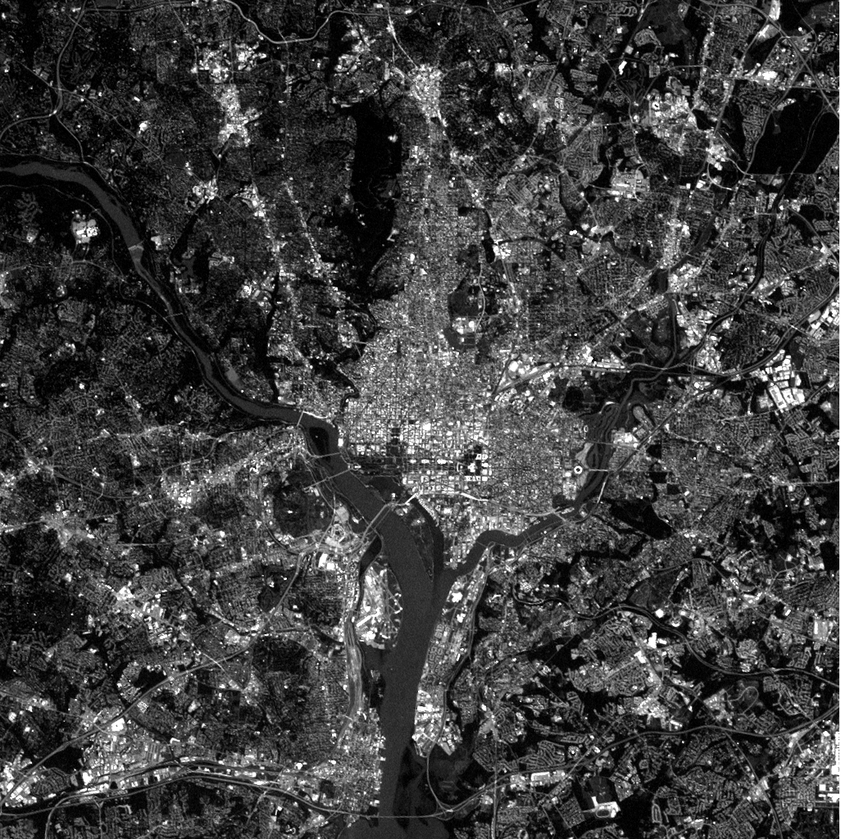
#> input picture Image Database/Washington Database/Fig01_WashingtonDC_Band1.TIF, 841 x 839 px, shrunk from 1026 x 1024 before the run, found by its file name; the run also reads 1 picture not shown here
$ jupyter execute --allow-errors 'Perceptual Hashing (Resumed).ipynb'
#> lines starting #> are read from the running program, lines starting #| are printed output that depends on the picture
[cell 1]
import os
import cv2
import hashlib
import imagehash
import matplotlib as mpl

from PIL import Image
from scipy.spatial import *
from matplotlib import pyplot as plot

[cell 2]
path = 'D:/Google Drive/Github/HashFunctions/Washington Database/'

[cell 3]
img1 = cv2.imread(path + 'Fig01_WashingtonDC_Band1.TIF')
#> img1 is the input picture: shape (839, 841, 3); min 0, max 255, mean 62.4
img2 = cv2.imread(path + 'Fig02_WashingtonDC_Band2.TIF')
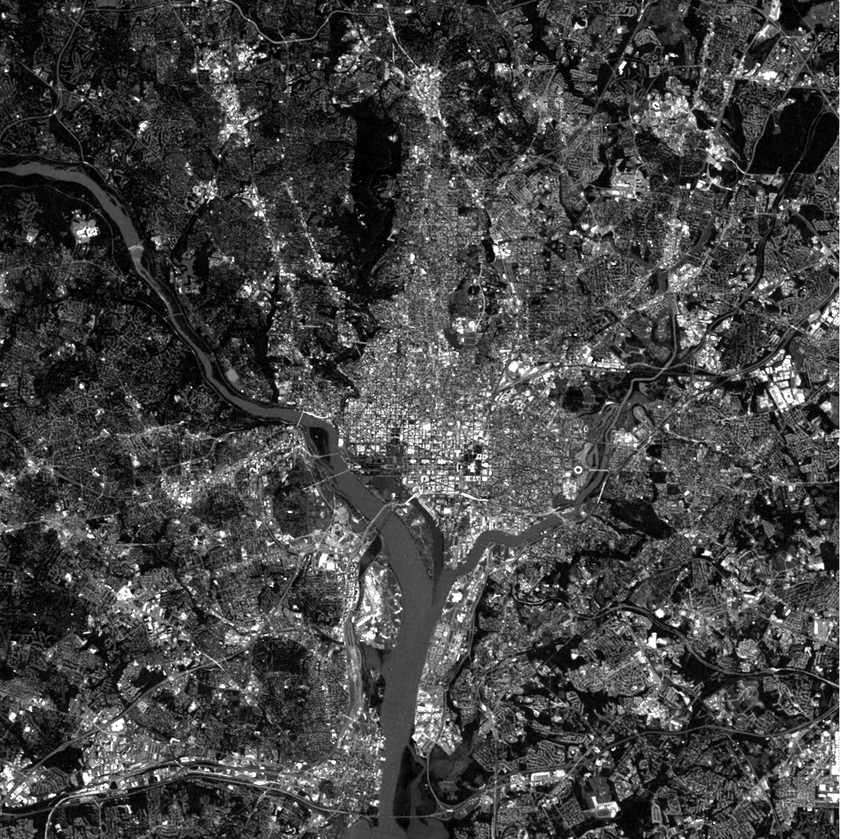
#> input picture Image Database/Washington Database/Fig02_WashingtonDC_Band2.TIF, 841 x 839 px, shrunk from 1026 x 1024 before the run, found by its file name
#> img2 is the input picture: shape (839, 841, 3); min 0, max 255, mean 67.9
img3 = cv2.imread(path + 'Fig03_WashingtonDC_Band3.TIF')
img4 = cv2.imread(path + 'Fig04_WashingtonDC_Band4.TIF')
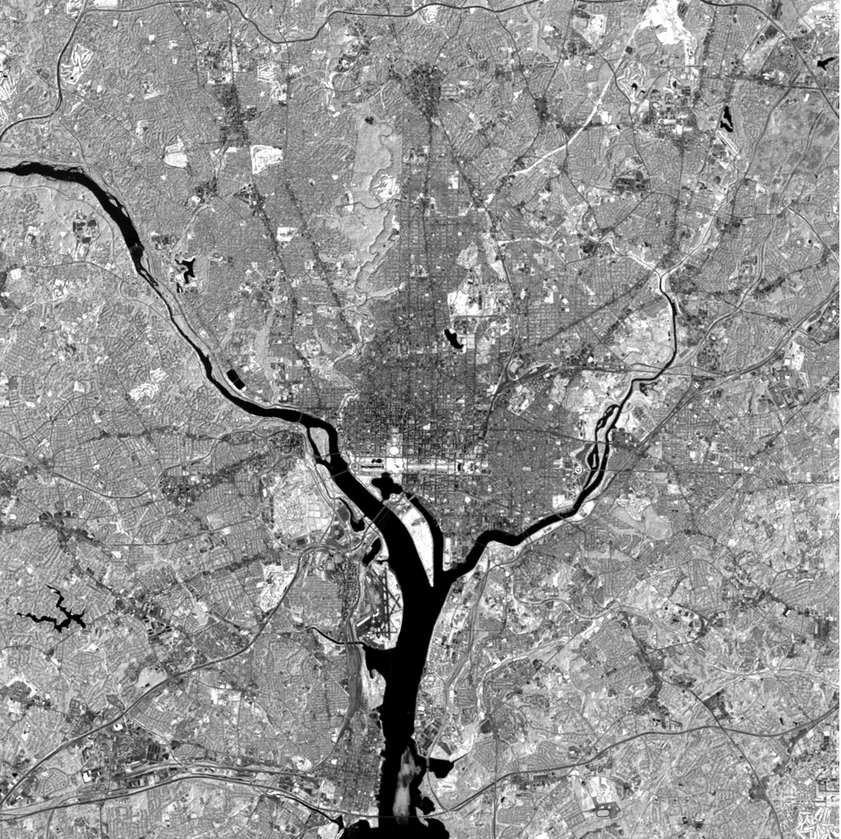
#> input picture Image Database/Washington Database/Fig04_WashingtonDC_Band4.TIF, 841 x 839 px, shrunk from 1026 x 1024 before the run, found by its file name
#> img4 is the input picture: shape (839, 841, 3); min 0, max 255, mean 146.4
img5 = cv2.imread(path + 'Fig05_WashingtonDC_Band5.TIF')
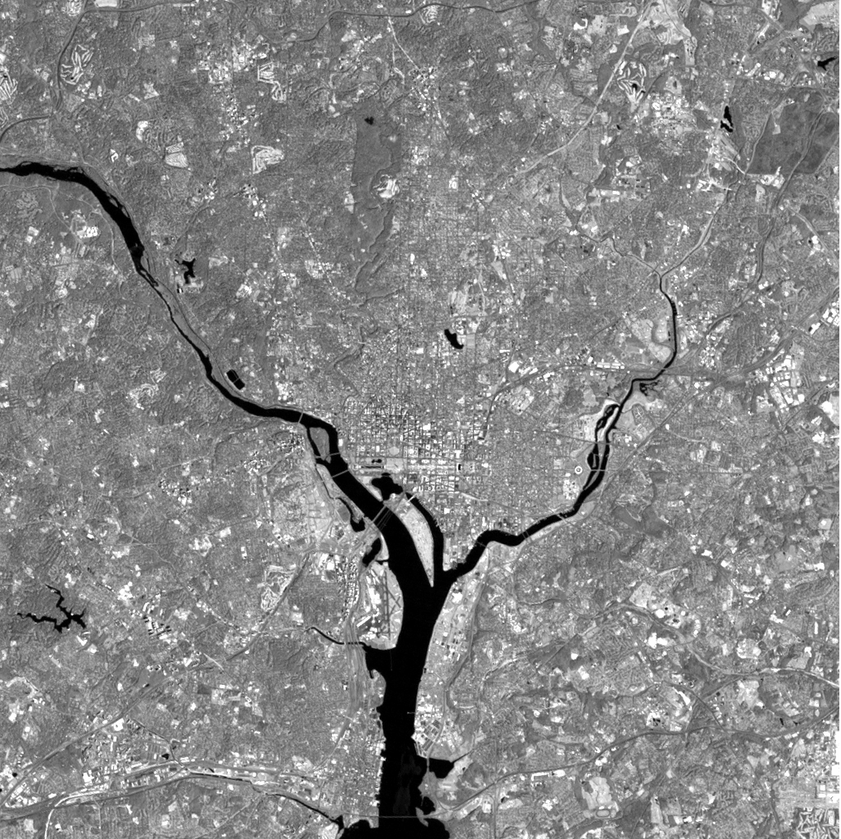
#> input picture Image Database/Washington Database/Fig05_WashingtonDC_Band5.TIF, 841 x 839 px, shrunk from 1026 x 1024 before the run, found by its file name
#> img5 is the input picture: shape (839, 841, 3); min 0, max 255, mean 134.7
img6 = cv2.imread(path + 'Fig06_WashingtonDC_Band6.TIF')
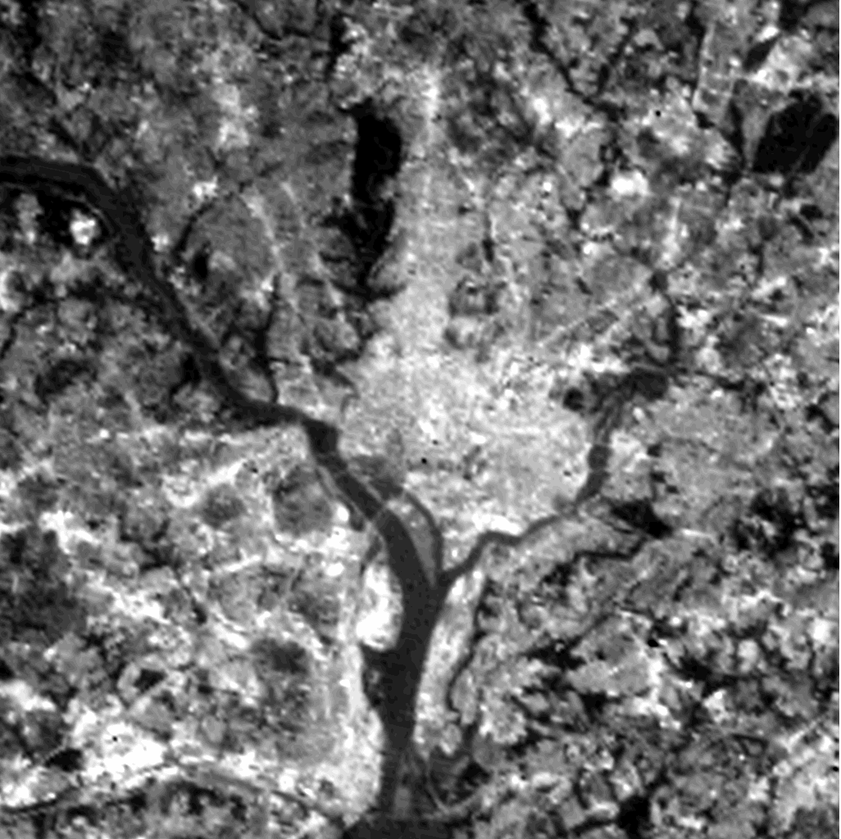
#> input picture Image Database/Washington Database/Fig06_WashingtonDC_Band6.TIF, 841 x 839 px, shrunk from 1026 x 1024 before the run, found by its file name
#> img6 is the input picture: shape (839, 841, 3); min 0, max 255, mean 111.7
img7 = cv2.imread(path + 'Fig07_WashingtonDC_Band7.TIF')
